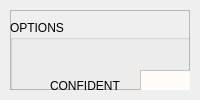
                     <widget class="QWidget" name="widgets">
                      <property name="styleSheet">
                       <string notr="true">b</string>
                      </property>
                      <layout class="QVBoxLayout" name="verticalLayout">
                       <property name="spacing">
                        <number>10</number>
                       </property>
                       <property name="sizeConstraint">
                        <enum>QLayout::SetDefaultConstraint</enum>
                       </property>
                       <property name="leftMargin">
                        <number>10</number>
                       </property>
                       <property name="topMargin">
                        <number>10</number>
                       </property>
                       <property name="rightMargin">
                        <number>10</number>
                       </property>
                       <property name="bottomMargin">
                        <number>10</number>
                       </property>
                       <item>
                        <widget class="QFrame" name="frame">
                         <property name="mouseTracking">
                          <bool>true</bool>
                         </property>
                         <property name="autoFillBackground">
                          <bool>false</bool>
                         </property>
                         <property name="frameShape">
                          <enum>QFrame::StyledPanel</enum>
                         </property>
                         <property name="frameShadow">
                          <enum>QFrame::Raised</enum>
                         </property>
                         <widget class="QGroupBox" name="groupBox">
                          <property name="geometry">
                           <rect>
                            <x>0</x>
                            <y>10</y>
                            <width>691</width>
                            <height>251</height>
                           </rect>
                          </property>
                          <property name="title">
                           <string>OPTIONS</string>
                          </property>
                          <widget class="QLabel" name="label_2">
                           <property name="geometry">
                            <rect>
                             <x>40</x>
                             <y>100</y>
                             <width>61</width>
                             <height>31</height>
                            </rect>
                           </property>
                           <property name="text">
                            <string>FRAME</string>
                           </property>
                          </widget>
                          <widget class="QLabel" name="label">
                           <property name="geometry">
                            <rect>
                             <x>40</x>
                             <y>45</y>
                             <width>71</width>
                             <height>41</height>
                            </rect>
                           </property>
                           <property name="text">
                            <string>CONFIDENT</string>
                           </property>
                          </widget>
                          <widget class="QTextEdit" name="txtFrame">
                           <property name="geometry">
                            <rect>
                             <x>130</x>
                             <y>100</y>
                             <width>51</width>
                             <height>31</height>
                            </rect>
                           </property>
                           <property name="styleSheet">
                            <string notr="true">background-color: rgb(255, 251, 249);
color: rgb(0, 0, 0);
</string>
                           </property>
                          </widget>
                          <widget class="QPushButton" name="btnOpenFile_2">
                           <property name="geometry">
                            <rect>
                             <x>510</x>
                             <y>150</y>
                             <width>91</width>
                             <height>31</height>
                            </rect>
                           </property>
                           <property name="text">
                            <string>OPEN FILE</string>
                           </property>
                           <property name="icon">
                            <iconset>
                             <normalon>:/icons/cil-folder-open.png</normalon>
                            </iconset>
                           </property>
                          </widget>
                          <widget class="QTextEdit" name="txtUrl">
                           <property name="geometry">
                            <rect>
                             <x>130</x>
                             <y>150</y>
                             <width>371</width>
                             <height>31</height>
                            </rect>
                           </property>
                           <property name="styleSheet">
                            <string notr="true">background-color: rgb(255, 251, 249);
color: rgb(0, 0, 0);
</string>
                           </property>
                          </widget>
                          <widget class="QLabel" name="label_3">
                           <property name="geometry">
                            <rect>
                             <x>40</x>
                             <y>150</y>
                             <width>61</width>
                             <height>31</height>
                            </rect>
                           </property>
                           <property name="text">
                            <string>URL FILE</string>
                           </property>
                          </widget>
                          <widget class="QComboBox" name="cbModel">
                           <property name="geometry">
                            <rect>
                             <x>130</x>
                             <y>190</y>
                             <width>101</width>
                             <height>31</height>
                            </rect>
                           </property>
                           <property name="styleSheet">
                            <string notr="true">background-color: rgb(255, 251, 249);
color: rgb(0, 0, 0);
</string>
                           </property>
                          </widget>
                          <widget class="QLabel" name="label_4">
                           <property name="geometry">
                            <rect>
                             <x>40</x>
                             <y>190</y>
                             <width>61</width>
                             <height>31</height>
                            </rect>
                           </property>
                           <property name="text">
                            <string>MODEL</string>
                           </property>
                          </widget>
                          <widget class="QSlider" name="slideConfident">
                           <property name="geometry">
                            <rect>
                             <x>188</x>
                             <y>51</y>
                             <width>401</width>
                             <height>31</height>
                            </rect>
                           </property>
                           <property name="minimum">
                            <number>60</number>
                           </property>
                           <property name="maximum">
                            <number>100</number>
                           </property>
                           <property name="singleStep">
                            <number>5</number>
                           </property>
                           <property name="orientation">
                            <enum>Qt::Horizontal</enum>
                           </property>
                          </widget>
                          <widget class="QTextEdit" name="txtConfident">
                           <property name="enabled">
                            <bool>true</bool>
                           </property>
                           <property name="geometry">
                            <rect>
                             <x>130</x>
                             <y>50</y>
                             <width>51</width>
                             <height>31</height>
                            </rect>
                           </property>
                           <property name="styleSheet">
                            <string notr="true">background-color: rgb(255, 251, 249);
color: rgb(0, 0, 0);
</string>
                           </property>
                          </widget>
                          <widget class="QSlider" name="slideFrame">
                           <property name="geometry">
                            <rect>
                             <x>190</x>
                             <y>101</y>
                             <width>391</width>
                             <height>31</height>
                            </rect>
                           </property>
                           <property name="orientation">
                            <enum>Qt::Horizontal</enum>
                           </property>
                          </widget>
                         </widget>
                         <widget class="QGroupBox" name="groupBox_2">
                          <property name="geometry">
                           <rect>
                            <x>0</x>
                            <y>260</y>
                            <width>691</width>
                            <height>131</height>
                           </rect>
                          </property>
                          <property name="title">
                           <string>BUTTON</string>
                          </property>
                          <widget class="QPushButton" name="btnWebcam">
                           <property name="geometry">
                            <rect>
                             <x>50</x>
                             <y>50</y>
                             <width>121</width>
                             <height>41</height>
                            </rect>
                           </property>
                           <property name="text">
                            <string>WEBCAM</string>
                           </property>
                           <property name="icon">
                            <iconset>
                             <normalon>:/icons/cil-camera.png</normalon>
                            </iconset>
                           </property>
                          </widget>
                          <widget class="QPushButton" name="btnMidea">
                           <property name="geometry">
                            <rect>
                             <x>190</x>
                             <y>50</y>
                             <width>121</width>
                             <height>41</height>
                            </rect>
                           </property>
                           <property name="text">
                            <string>MIDEA</string>
                           </property>
                           <property name="icon">
                            <iconset>
                             <normalon>:/icons/cil-file.png</normalon>
                            </iconset>
                           </property>
                          </widget>
                         </widget>
                         <widget class="QGroupBox" name="groupBox_3">
                          <property name="geometry">
                           <rect>
                            <x>700</x>
                            <y>10</y>
                            <width>461</width>
                            <height>571</height>
                           </rect>
                          </property>
                          <property name="title">
                           <string>DETAIL LOG</string>
                          </property>
                          <widget class="QListWidget" name="listLog">
                           <property name="geometry">
                            <rect>
                             <x>10</x>
                             <y>20</y>
                             <width>441</width>
                             <height>491</height>
                            </rect>
                           </property>
                          </widget>
                          <widget class="QPushButton" name="btnClearLog">
                           <property name="geometry">
                            <rect>
                             <x>10</x>
                             <y>520</y>
                             <width>81</width>
                             <height>31</height>
                            </rect>
                           </property>
                           <property name="text">
                            <string>Clear Log</string>
                           </property>
                          </widget>
                         </widget>
                        </widget>
                       </item>
                      </layout>
                     </widget>
